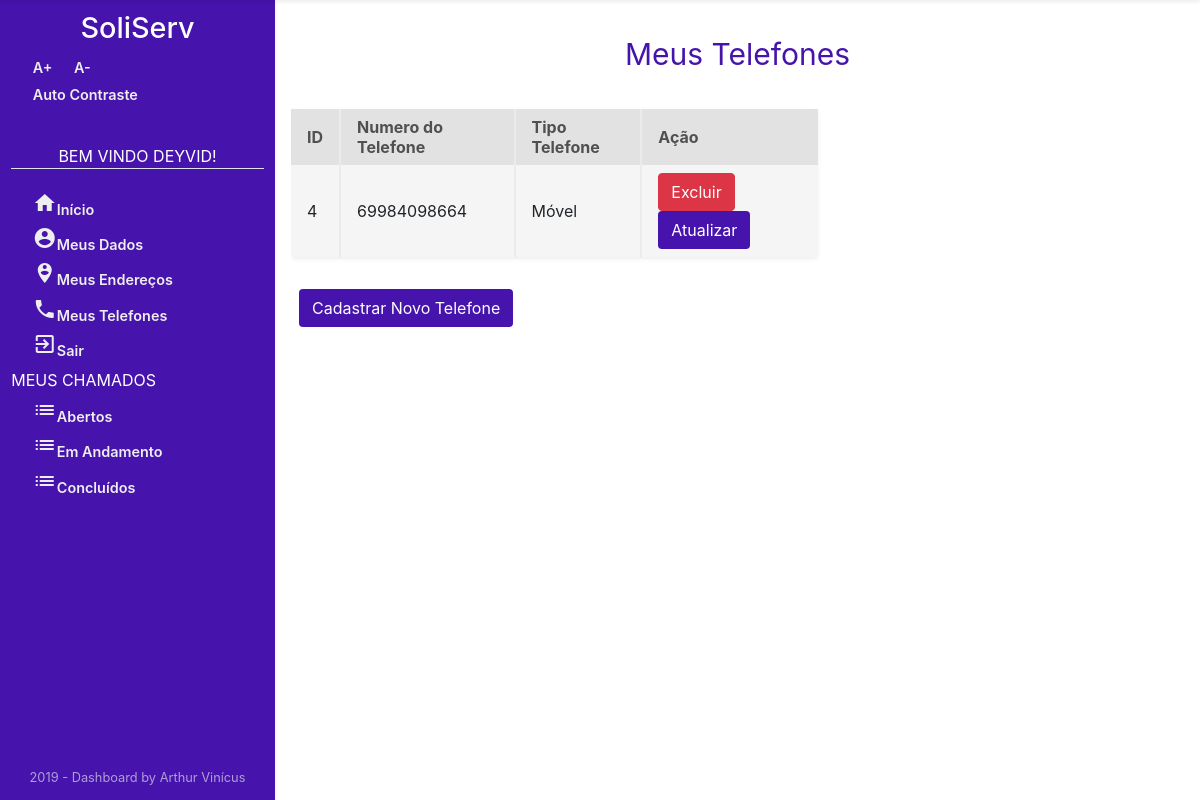
The app's page /Usuario/meusTelefones/ (signed in) with its own data.
### Usuario/models.py (models this page shows, shortened)
class Telefone(models.Model):
    numero = models.CharField('NÚMERO', max_length=11)
    idTipoTelefone = models.ForeignKey(
        TipoTelefone, on_delete=models.CASCADE, verbose_name="TIPO TELEFONE")
    idPessoa = models.ForeignKey(
        User, on_delete=models.CASCADE, verbose_name="PESSOA")
    class Meta:
        verbose_name = "Telefone"
        verbose_name_plural = "Telefones"

class TipoTelefone(models.Model):
    descricao = models.CharField('TIPO TELEFONE', max_length=20)
    class Meta:
        verbose_name = "TipoTelefone"
        verbose_name_plural = "TipoTelefones"

### Usuario/views.py (the view)
# urls.py: path('meusTelefones/', views.TelefonesList, name='listaTelefones'),
def TelefonesList(request):
    telefones_list = Telefone.objects.filter(idPessoa_id=request.user.id)
    context = {'telefones_list': telefones_list}
    if not request.user.is_authenticated:
        return render(request, 'Usuario/acessoNegado.html')
    else:
        return render(request, 'Usuario/telefonesList.html', context)

### Usuario/templates/Usuario/telefonesList.html (shortened to what this page needs)
{% extends "sistemaDeGestaoDeServicosPublicos/index1.html" %}
{% block centro %}
{% if user.is_authenticated %}
{% if telefones_list %}
<div class="mt-3 container text-center ">
    <p style="color: #4613ac; font-size: 30px;">Meus Telefones</p>
</div>
<div>
    <div class="section-2" style="overflow-x: auto;">
        <div class="mt-3 mb-3 table-holder rounded shadow-sm">
            <table>
                <tr>
                    <th>ID</th>
                    <th>Numero do Telefone</th>
                    <th>Tipo Telefone</th>
                    <th>Ação</th>
                </tr>
                {% for telefone in telefones_list %}
                <tr>
                    <td>{{telefone.id}}</td>
                    <td>{{telefone.numero}}</td>
                    <td>{{telefone.idTipoTelefone.descricao}}</td>
                    <td>
                        <a class="btn btn-danger" style="color: white;" href="{% url 'telefone_deletar' telefone.id %}"
                            title="Excluir Telefone">
                            Excluir</a>
                        <a class="btn " style="background-color: #4613ac; color: white;"
                            href="{% url 'telefone_atualizar' telefone.id %}" title="Atualizar Telefone">Atualizar</a>
                    </td>
                </tr>
                {% endfor %}
            </table>
        </div>
    </div>
     <a class="btn  ml-2 mb-3 mt-3" style="background-color: #4613ac; color: white;"
                href="{% url 'cadastroTelefone' %}" title="Cadastrar Telefone">Cadastrar
                Novo Telefone</a>
</div>
    {% endif %}
    {% endif %}
    {% endblock %}

### templates/sistemaDeGestaoDeServicosPublicos/index1.html (shortened to what this page needs)
<!DOCTYPE html>
<html lang="pt-br">
{% load staticfiles %}
<head>
    <link rel="stylesheet" href="https://stackpath.bootstrapcdn.com/bootstrap/4.3.1/css/bootstrap.min.css"
>
    <link href="https://unpkg.com/material-components-web@latest/dist/material-components-web.min.css" rel="stylesheet">
    <link rel="stylesheet" href="{% static 'css/dashboard-itens.css' %}">
    <link rel="stylesheet" href="{% static 'css/style.css' %}">
    <link rel="stylesheet" href="{% static 'css/zocial.css' %}">
</head>
<body class="acessibilidade" onresize="verificaSide()">
    <main class="main">
        <div class="sidebar shadow-sm" id="sidebar">
            <h1>SoliServ</h1>
            <div class="AcessibilidadeFontes">
                <a onClick="fonte('a');" title="Aumentar Tamanho da Fonte" href="#">A+</a>
                <a onClick="fonte('d');" title="Diminuir Tamanho da Fonte" href="#">A-</a>
            </div>
            {% if user.is_authenticated %}
            <a href="#altocontraste" id="altocontraste" accesskey="3" title="Auto Contraste"
                onclick="window.toggleContrast()" onkeydown="window.toggleContrast()">Auto
                Contraste</a> {% else %}
            <a class="border-bottom" href="#altocontraste" id="altocontraste" accesskey="3" title="Auto Contraste"
                onclick="window.toggleContrast()" onkeydown="window.toggleContrast()">Auto
                Contraste</a> {% endif %} {% if user.is_authenticated %}
            <nav>
                <p class="border-bottom text-center naoMostrarMouse">Bem Vindo {{ user.first_name }}!</p>
                <a href="{% url 'index' %}" title="Página Inicial"><i class="material-icons mt-3">home</i>Início</a>
                <a href="{% url 'meusDados' %}" title="Meus Dados"><i class="material-icons"> account_circle</i>Meus
                    Dados</a>
                <a href="{% url 'listaEnderecos' %}" title="Meus Endereços"><i
                        class="material-icons">person_pin_circle</i>Meus Endereços</a>
                <a href="{% url 'listaTelefones' %}" title="Meus Telefones"><i class="material-icons">phone</i>Meus
                    Telefones</a>
                <a href="{% url 'logout' %}" title="Log-out"><i class="material-icons">exit_to_app</i>Sair</a>
                <p class="naoMostrarMouse">Meus Chamados</p>
                <a href="/" title="Chamados Em Aberto"><i class="material-icons">list</i>Abertos</a>
                <a href="/" title="Chamados Em Andamento "><i class="material-icons">list</i>Em Andamento</a>
                <a href="/" title="Chamados Concluídos"><i class="material-icons">list</i>Concluídos</a>
            </nav>
                {% endif %}
            <p class="credit m-0">2019 - Dashboard by Arthur Vinícus</p>
        </div>
        <body>
            <div class="content d-flex flex-column" id="content">
                <div>
                    {% block centro%}
                     {% endblock %}
                </div>
            </div>
        </body>
    </main>
</body>
</html>

### sistemaDeGestaoDeServicosPublicos/static/css/dashboard-itens.css (style rules this page uses)
.section-2 { display: flex; justify-content: space-between; width: 100%; flex-wrap: wrap; }
.table-holder { width: 59%; background-color: #f5f5f5; }
.table-holder table { width: 100%; }
.table-holder th { background-color: #e2e2e2; padding: .5em 1em; color: #505050; border-left: 2px solid #ebebeb; }
.table-holder th:first-child { border: none; }
.table-holder td { padding: .5em 1em; border-left: 2px solid #ebebeb; }
.table-holder td:first-child { border: none; }

### sistemaDeGestaoDeServicosPublicos/static/css/style.css (style rules this page uses)
:root { --tamanho-sidebar: 275px; --transicao: .5s ease-in; }
* { margin: 0; padding: 0; }
.main { display: flex; justify-content: space-between; position: absolute; top: 0; box-sizing: border-box; transition: var(--transicao); min-height: 100vh; width: 100%; border: 2px; }
.sidebar { position: fixed; width: 100%; max-width: var(--tamanho-sidebar); display: flex; flex-direction: column; box-sizing: border-box; padding: .7em; height: 100vh; transition: var(--transicao); left: 0; z-index: 4; background: #4613ac; color: #fff; }
.sidebar h1 { font-size: 1.8em; align-self: center; }
.sidebar nav { margin-top: 2em; display: flex; flex-direction: column; }
.sidebar p { margin: .2em 0; }
.sidebar a { text-decoration: none; color: #eee; margin: .2em 0; margin-left: 1.5em; font-weight: 600; font-size: .9em; }
.content { display: flex; max-width: calc(100% - var(--tamanho-sidebar)); box-sizing: border-box; width: 100%; position: absolute; right: 0; transition: var(--transicao); padding: 1em; height: 100%; }
.naoMostrarMouse { cursor: pointer; text-transform: uppercase; }
.credit { position: absolute; bottom: 1em; color: #eeeeeea2; font-size: .8em; align-self: center; }
.AcessibilidadeFontes { display: flex; flex-direction: row; }

### records on screen
Telefone: id "4", numero "69984098664", idTipoTelefone.descricao "Móvel"

### other values on screen
{{ user.first_name }} "DEYVID"
